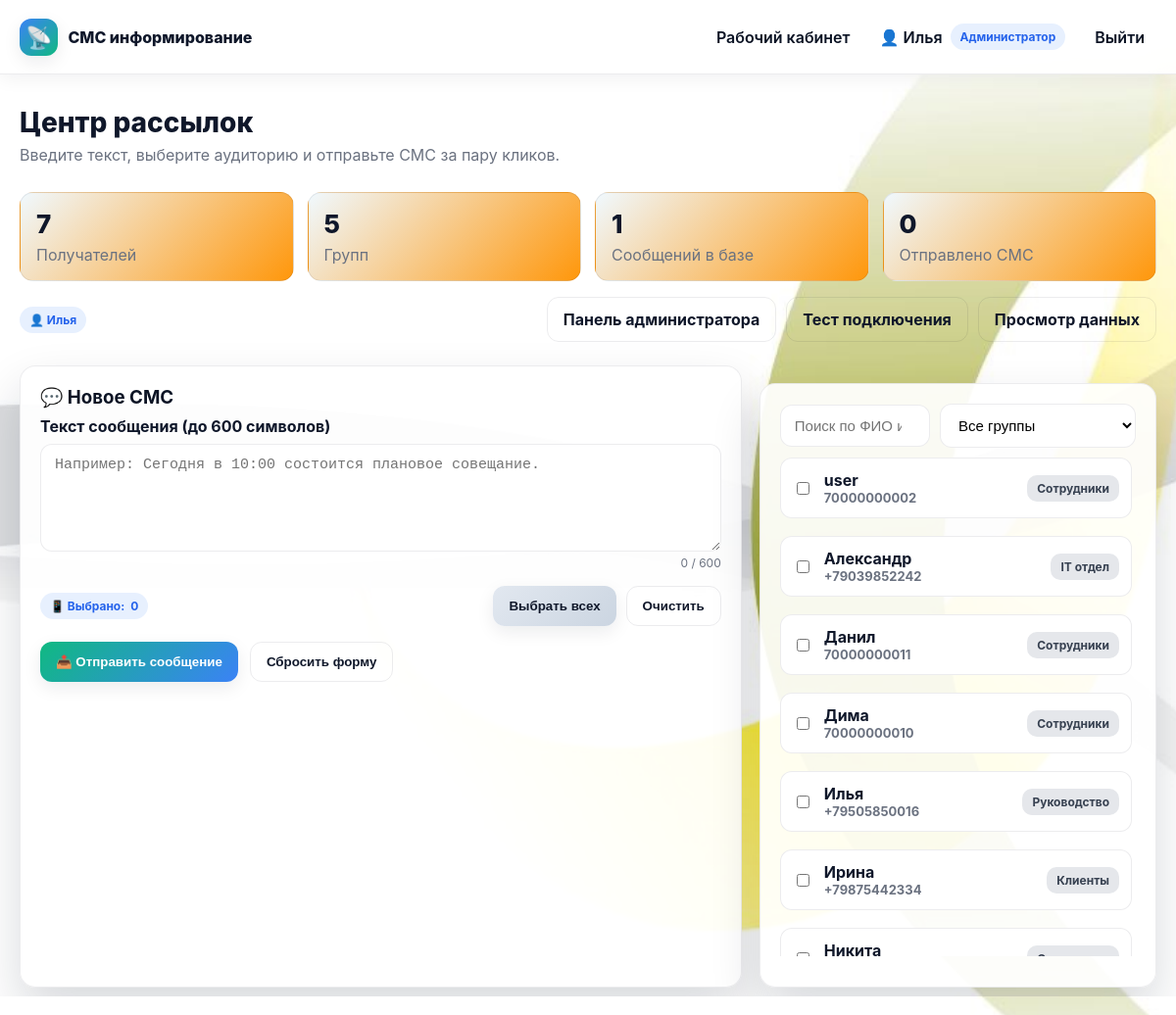
The page /dashboard.php (signed in) on the database its author committed.
### tables this page shows
CREATE TABLE `recipients` (
  `RecipientID` int(11) NOT NULL,
  `PhoneNumber` varchar(15) NOT NULL,
  `FullName` varchar(100) NOT NULL,
  `GroupID` int(2) DEFAULT NULL
);

CREATE TABLE `groups` (
  `GroupID` int(11) NOT NULL,
  `GroupName` varchar(50) NOT NULL
);

### auth.php (called while the page is built, shortened)
<?php
function isLoggedIn() {
    return isset($_SESSION['logged_in']) && $_SESSION['logged_in'] === true;
}
function getCurrentUser() {
    return [
        'id' => $_SESSION['user_id'],
        'username' => $_SESSION['username'],
        'role' => $_SESSION['role']
    ];
}
?>

### dashboard.php (the view, shortened to what this page needs)
<?php
require_once 'auth.php';
$user = function_exists('getCurrentUser') ? getCurrentUser() : null;
$stats = [
    'recipients' => 0,
    'groups' => 0,
    'messages' => 0,
    'sent' => 0,
];
$recipients = [];
try {
    $conn = connectToDatabase();
    $stats['recipients'] = (int)($conn->query("SELECT COUNT(*) AS c FROM recipients")->fetch_assoc()['c'] ?? 0);
    $stats['groups'] = (int)($conn->query("SELECT COUNT(*) AS c FROM groups")->fetch_assoc()['c'] ?? 0);
    $stats['messages'] = (int)($conn->query("SELECT COUNT(*) AS c FROM messages")->fetch_assoc()['c'] ?? 0);
    $stats['sent'] = (int)($conn->query("SELECT COUNT(*) AS c FROM messagelogs")->fetch_assoc()['c'] ?? 0);
    $recRes = $conn->query("
        SELECT r.RecipientID, r.FullName, r.PhoneNumber, g.GroupName
        FROM recipients r
        LEFT JOIN groups g ON r.GroupID = g.GroupID
        ORDER BY r.FullName
    ");
    while ($row = $recRes->fetch_assoc()) {
        $recipients[] = $row;
    }
} catch (Exception $e) {
    $error = $e->getMessage();
}
?>
<!DOCTYPE html>
<html lang="ru">
<head>
    <link rel="stylesheet" href="styles.css">
</head>
<body class="app-shell">
<?php include 'navigation.php'; ?>
<div class="container">
    <div class="page-header">
        <h1 class="page-title">Центр рассылок</h1>
        <p class="page-subtitle">Введите текст, выберите аудиторию и отправьте СМС за пару кликов.</p>
    </div>
    <div class="stat-grid">
        <div class="stat-card">
            <div class="stat-value"><?php echo $stats['recipients']; ?></div>
            <div class="stat-label">Получателей</div>
        </div>
        <div class="stat-card">
            <div class="stat-value"><?php echo $stats['groups']; ?></div>
            <div class="stat-label">Групп</div>
        </div>
        <div class="stat-card">
            <div class="stat-value"><?php echo $stats['messages']; ?></div>
            <div class="stat-label">Сообщений в базе</div>
        </div>
        <div class="stat-card">
            <div class="stat-value"><?php echo $stats['sent']; ?></div>
            <div class="stat-label">Отправлено СМС</div>
        </div>
    </div>
    <div class="toolbar" style="margin: 16px 0 24px;">
        <div class="pill">👤 <?php echo htmlspecialchars($user['username'] ?? ''); ?></div>
        <div class="actions">
            <?php if (($user['role'] ?? '') === 'admin'): ?>
                <a class="btn btn-ghost" href="admin.php">Панель администратора</a>
                <a class="btn btn-ghost" href="test_connection.php">Тест подключения</a>
                <a class="btn btn-ghost" href="tb.php">Просмотр данных</a>
            <?php endif; ?>
        </div>
    </div>
    <div class="page-grid">
        <div class="card surface">
            <h3 style="margin-top:0;">💬 Новое СМС</h3>
            <form id="smsComposer">
                <div class="form-group">
                    <label for="messageText">Текст сообщения (до 600 символов)</label>
                    <textarea id="messageText" name="messageText" maxlength="600" required placeholder="Например: Сегодня в 10:00 состоится плановое совещание." disabled></textarea>
                    <div class="char-counter" id="charCounter">0 / 600</div>
                </div>
                <div class="toolbar" style="margin-top: 12px;">
                    <div class="pill">📱 Выбрано: <span id="selectedCount">0</span></div>
                    <div class="actions">
                        <button type="button" class="btn btn-secondary" id="selectAllBtn">Выбрать всех</button>
                        <button type="button" class="btn btn-ghost" id="clearSelectionBtn">Очистить</button>
                    </div>
                </div>
                <div style="margin-top: 16px; display:flex; gap:12px; flex-wrap:wrap;">
                    <button type="submit" class="btn">📤 Отправить сообщение</button>
                    <button type="reset" class="btn btn-ghost">Сбросить форму</button>
                </div>
            </form>
        </div>
        <div class="card surface">
            <div class="toolbar" style="margin-bottom:10px;">
                <div style="flex:1;">
                    <input type="search" id="recipientSearch" placeholder="Поиск по ФИО или номеру">
                </div>
                <div style="width:200px;">
                    <select id="filterGroup">
                        <option value="">Все группы</option>
                    </select>
                </div>
            </div>
            <div class="recipient-list" id="recipientsList">
                <?php if (count($recipients) === 0): ?>
                    <p style="color:#6b7280;">Получатели отсутствуют. Добавьте их через phpMyAdmin или синхронизацию.</p>
                <?php else: ?>
                    <?php foreach ($recipients as $r): ?>
                        <label class="recipient-card"
                               data-name="<?php echo htmlspecialchars(mb_strtolower($r['FullName'])); ?>"
                               data-phone="<?php echo htmlspecialchars($r['PhoneNumber']); ?>"
                               data-group="<?php echo htmlspecialchars(mb_strtolower($r['GroupName'] ?? '')); ?>"
                               data-group-id="<?php echo htmlspecialchars($r['GroupID'] ?? ''); ?>">
                            <input type="checkbox" name="recipients[]" value="<?php echo $r['RecipientID']; ?>">
                            <div class="recipient-meta">
                                <div class="recipient-name"><?php echo htmlspecialchars($r['FullName']); ?></div>
                                <div class="recipient-phone"><?php echo htmlspecialchars($r['PhoneNumber']); ?></div>
                            </div>
                            <?php if (!empty($r['GroupName'])): ?>
                                <span class="badge badge-muted"><?php echo htmlspecialchars($r['GroupName']); ?></span>
                            <?php endif; ?>
                        </label>
                    <?php endforeach; ?>
                <?php endif; ?>
            </div>
        </div>
    </div>
</div>
</body>
</html>

### styles.css (style rules this page uses)
:root { --bg-900: #0f172a; --bg-800: #111827; --bg-700: #1f2937; --bg-100: #f3f4f6; --card: rgba(255, 255, 255, 0.88); --primary-500: #10b981; --primary-600: #0f9b73; --primary-700: #0b7c5c; --accent-500: #3b82f6; --accent-600: #2563eb; --danger: #ef4444; --text-main: #0b1324; --text-muted: #6b7280; --border: rgba(15, 23, 42, 0.08); --shadow-sm: 0 6px 18px rgba(15, 23, 42, 0.08); --shadow-lg: 0 24px 50px rgba(15, 23, 42, 0.16); --radius-lg: 16px; }
* { box-sizing: border-box; }
body { margin: 0; font-family: "Inter", system-ui, -apple-system, Segoe UI, Roboto, "Helvetica Neue", Arial, sans-serif; color: var(--text-main); background: radial-gradient(circle at 20% 20%, rgba(59, 130, 246, 0.12), transparent 25%), radial-gradient(circle at 80% 0%, rgba(16, 185, 129, 0.14), transparent 30%), #eef2f7; min-height: 100vh; }
a { color: var(--accent-600); text-decoration: none; }
.container { width: 100%; max-width: 1200px; margin: 0 auto; padding: 0 20px; }
.app-shell { min-height: 100vh; background: url("fon.gif") center/cover fixed no-repeat, #eef2f7; }
.page-header { padding: 32px 0 10px; }
.page-title { margin: 0; font-size: 28px; font-weight: 800; color: var(--bg-900); }
.page-subtitle { margin: 6px 0 0; color: var(--text-muted); }
.card { background: var(--card); border: 1px solid var(--border); border-radius: var(--radius-lg); box-shadow: var(--shadow-sm); padding: 20px; }
.card + .card { margin-top: 18px; }
.card h3 { margin: 0 0 8px; }
.surface { background: rgba(255,255,255,0.92); border-radius: var(--radius-lg); border: 1px solid var(--border); box-shadow: var(--shadow-lg); }
.stat-grid { display: grid; grid-template-columns: repeat(auto-fit, minmax(180px, 1fr)); gap: 14px; margin: 18px 0 6px; }
.stat-card { padding: 16px; border-radius: 14px; background: linear-gradient(135deg, #f0f9ff, #ff970b); border: 1px solid var(--border); }
.stat-value { font-size: 26px; font-weight: 800; color: var(--bg-900); }
.stat-label { color: var(--text-muted); margin-top: 6px; }
.btn { display: inline-flex; align-items: center; justify-content: center; gap: 8px; padding: 12px 16px; border-radius: 12px; border: none; cursor: pointer; font-weight: 700; color: white; background: linear-gradient(135deg, var(--primary-500), var(--accent-500)); box-shadow: var(--shadow-sm); transition: transform 0.1s ease, box-shadow 0.2s ease, filter 0.2s ease; }
.btn-secondary { background: linear-gradient(135deg, #e2e8f0, #cbd5e1); color: var(--bg-900); }
.btn-ghost { background: transparent; color: var(--bg-900); border: 1px solid var(--border); box-shadow: none; }
.form-group { margin-bottom: 16px; }
label { display: block; margin-bottom: 8px; font-weight: 700; color: var(--bg-900); }
input[type="text"], input[type="password"], input[type="email"], textarea, select, input[type="search"] { width: 100%; padding: 12px 14px; border-radius: 12px; border: 1px solid var(--border); background: white; font-size: 15px; transition: border 0.15s ease, box-shadow 0.15s ease; }
textarea { resize: vertical; min-height: 110px; }
.pill { display: inline-flex; align-items: center; gap: 6px; padding: 6px 10px; background: rgba(59, 130, 246, 0.12); color: var(--accent-600); border-radius: 999px; font-size: 12px; font-weight: 700; }
.badge { padding: 6px 10px; border-radius: 10px; font-weight: 700; font-size: 12px; }
.badge-muted { background: #e5e7eb; color: #374151; }
.page-grid { display: grid; grid-template-columns: 2fr 1.1fr; gap: 18px; margin-bottom: 40px; }
.toolbar { display: flex; flex-wrap: wrap; gap: 10px; align-items: center; justify-content: space-between; }
.toolbar .actions { display: flex; gap: 10px; flex-wrap: wrap; }
.recipient-list { display: grid; grid-template-columns: 1fr; gap: 10px; max-height: 520px; overflow-y: auto; padding-right: 4px; }
.recipient-card { display: flex; gap: 12px; align-items: center; padding: 12px; border-radius: 12px; border: 1px solid var(--border); background: white; transition: border 0.15s ease, box-shadow 0.15s ease; }
.recipient-meta { flex: 1; }
.recipient-name { font-weight: 700; color: var(--bg-900); }
.recipient-phone { color: var(--text-muted); font-size: 13px; }
.char-counter { text-align: right; color: var(--text-muted); font-size: 12px; }

### rows shown on the page
recipients: FullName "user", PhoneNumber "70000000002", GroupID.GroupName "Сотрудники"
recipients: FullName "Александр", PhoneNumber "+79039852242", GroupID.GroupName "IT отдел"
recipients: FullName "Данил", PhoneNumber "70000000011", GroupID.GroupName "Сотрудники"
recipients: FullName "Дима", PhoneNumber "70000000010", GroupID.GroupName "Сотрудники"
recipients: FullName "Илья", PhoneNumber "+79505850016", GroupID.GroupName "Руководство"
recipients: FullName "Ирина", PhoneNumber "+79875442334", GroupID.GroupName "Клиенты"
recipients: FullName "Никита", GroupID.GroupName "Сотрудники"

### other values the page prints
$username "Илья"
$stats['recipients'] "7"
$stats['groups'] "5"
$stats['messages'] "1"
$stats['sent'] "0"
$user['username'] "Илья"
